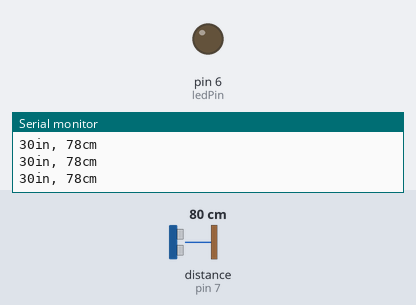
Simulated run of this sketch. Board: Arduino Uno, built with avr-gcc and run on an emulated ATmega328P. Shown: output pins drawn as LEDs (lit = HIGH), the last lines printed to the serial monitor. Wiring (inferred from the names in the program): ultrasonic range finder: trigger pin 13; echo pin 7. The test bench sets the inputs (shaded band); at power-on: distance to the obstacle (sensor on pin 7) 80 cm. The echo pulse lasts 58.3 µs per cm; pins used as bus, display or sensor lines are not drawn.

Above: at 1.3 s.
1.4 s: distance to the obstacle (sensor on pin 7) set to 7 cm
2.9 s: distance to the obstacle (sensor on pin 7) set to 4 cm
At 3.9 s:
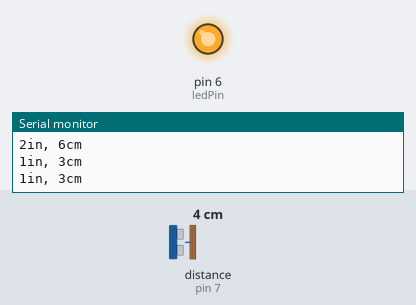
4.5 s: distance to the obstacle (sensor on pin 7) set to 9 cm
At 5.2 s:
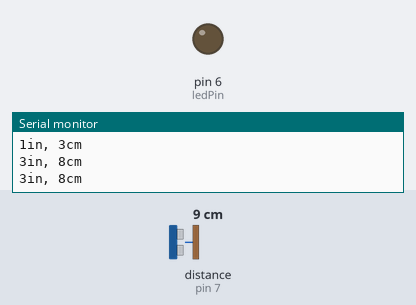
6.0 s: distance to the obstacle (sensor on pin 7) set to 2 cm
At 6.6 s:
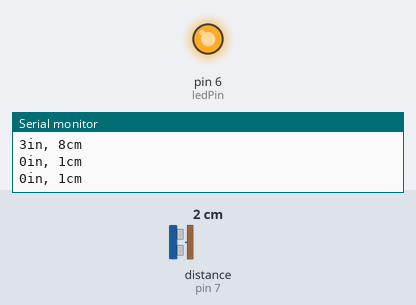
Timing chart, 0 to 8.5 s (numbered marks = the images above; inputs shaded):
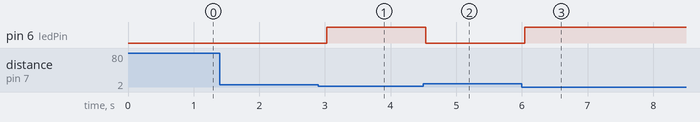

Measured:
- the behaviour switches between 6 and 5 cm on distance to the obstacle (sensor on pin 7) (found by bisection; images 0 and 1)
- after the input at 2.9 s, pin 6 (ledPin): LOW → HIGH after 0.13 s
- after the input at 4.5 s, pin 6 (ledPin): HIGH → LOW at once
- after the input at 6.0 s, pin 6 (ledPin): LOW → HIGH at once

The sketch:

pulseIn.ino
```cpp
//Feel free to use this code. 
//Please be respectful by acknowledging the author in the code if you use or modify it. 
//Author: Bruce Allen 
//Date: 23/07/09  
//Digital pin 7 for reading in the pulse width from the MaxSonar device. 
//This variable is a constant because the pin will not change throughout execution of this code.

// Modified by Tom Xue for HC-SR04 ultrasonic sensor
// pin 13 to be set as output pin and provides the trig signal (to start it) to HC-SR04
const int pwPin = 7, trigPin = 13, ledPin = 6;

//variables needed to store values
long pulse, inches, cm;
void setup() {
  //This opens up a serial connection to shoot the results back to the PC console
  Serial.begin(9600);
  pinMode(pwPin, INPUT);
  pinMode(trigPin, OUTPUT);
  pinMode(ledPin, OUTPUT);
}
void loop() {
  digitalWrite(trigPin, HIGH);
  delay(1); // should provide a >10us width high level trig signal, here 1ms
  digitalWrite(trigPin, LOW);

  //Used to read in the pulse that is being sent by the HC-SR04 ultrasonic sensor.
  //Pulse Width representation with a scale factor of 147 us per Inch.
  pulse = pulseIn(pwPin, HIGH);
  //147uS per inch
  // inches = pulse/147;

  //change inches to centimetres
  // cm = inches * 2.54;

  // Tom Xue: I am used to this kind of calculation
  cm = pulse*0.340*0.100/2;
  inches = cm/2.54;
  if(cm < 5)
    digitalWrite(ledPin, HIGH);
  else
    digitalWrite(ledPin, LOW);
  Serial.print(inches);
  Serial.print("in, ");
  Serial.print(cm);
  Serial.print("cm");
  Serial.println();
  delay(500);
}
```
